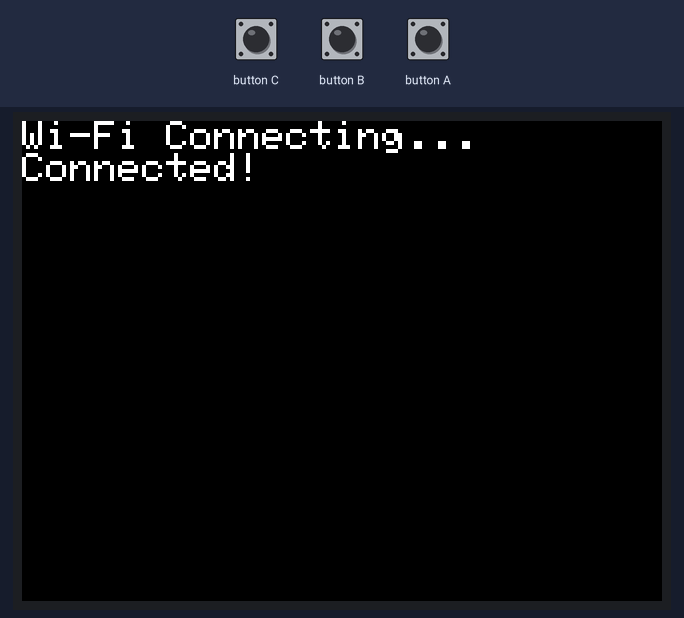
Simulated run of this sketch. Board: ESP32. Parts: 320×240 colour display. The test bench sets the inputs (shaded band). WiFi joins after 1.5 s; servers stay silent unless stated; uploads are accepted with an empty reply; what the sketch prints to the serial monitor is not drawn.

Above: at 2.8 s.
2.9 s: button B pressed for 0.15 s
At 4.1 s:
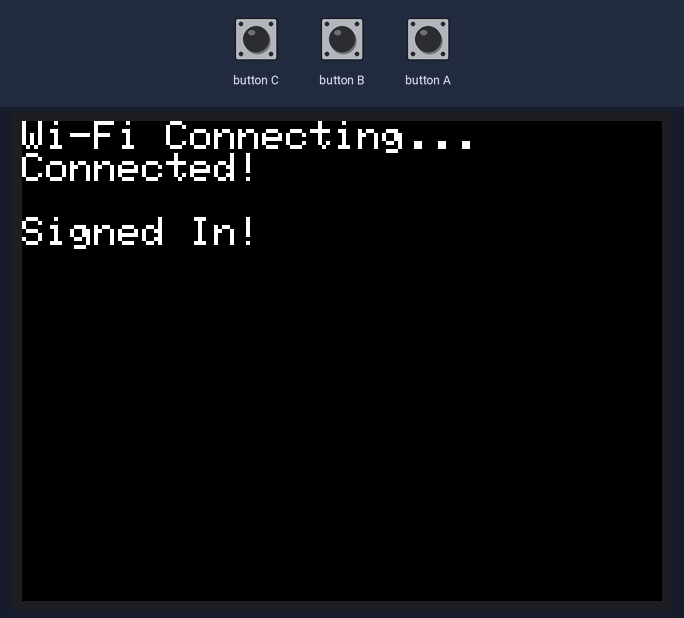
4.6 s: button A pressed for 0.15 s
At 6.0 s:
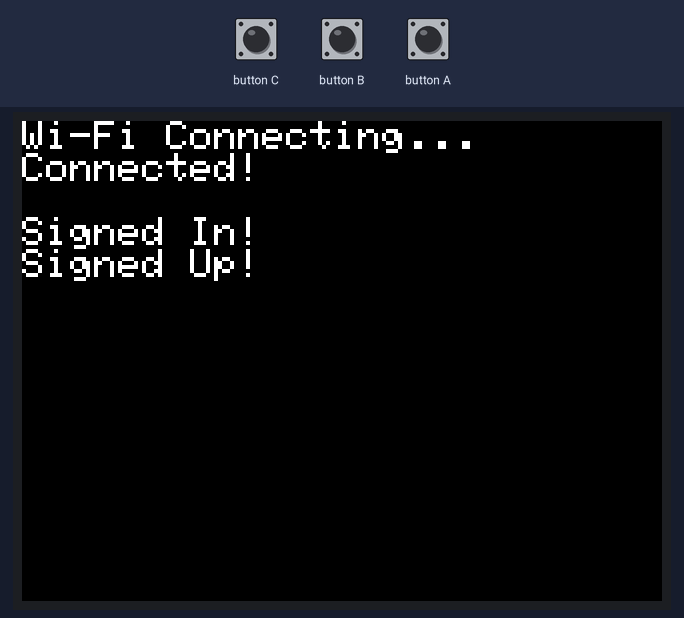
6.3 s: button B pressed for 1 s
At 7.7 s:
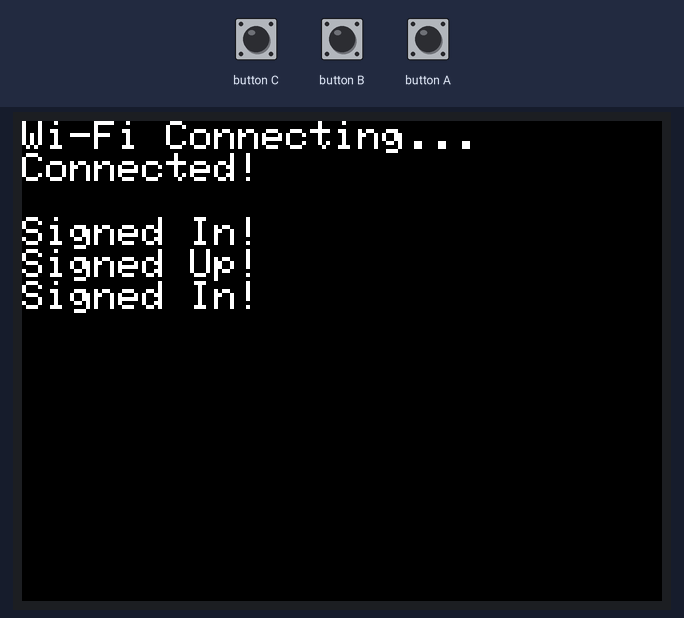
8.8 s: button A pressed for 1 s
At 9.7 s:
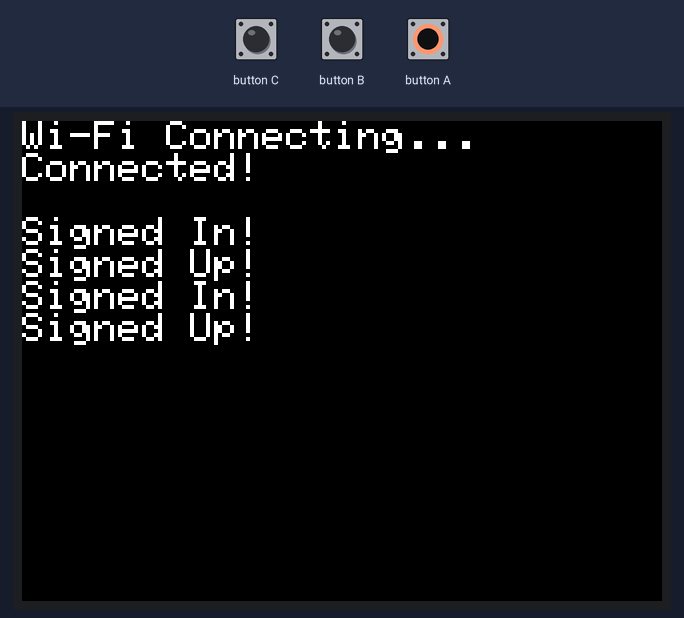
Timing chart, 0 to 11.8 s (numbered marks = the images above; inputs shaded):
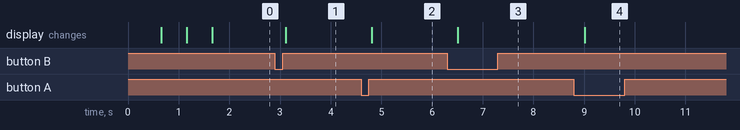

Measured:
- after the input at 2.9 s, the display: changes after 0.22 s (image 1)
- after the input at 4.6 s, the display: changes after 0.21 s (image 2)
- after the input at 6.3 s, the display: changes after 0.21 s (image 3)
- after the input at 8.8 s, the display: changes after 0.21 s (image 4)

The sketch:

with-auth.ino
```cpp
#include <M5Stack.h>
#include <WiFi.h>
#include <HTTPClient.h>
#include <ArduinoJson.h>

const char *SSID = "YOUR_WIFI_SSID";
const char *PASSWORD = "YOUR_WIFI_PASS";

const char* AUTH_EMAIL = "YOUR_AUTH_EMAIL@example.com";
const char* AUTH_PASSWORD = "YOUR_AUTH_PASS";

#define PROJECT_ID "YOUR_PROJECT_ID"
#define API_KEY "YOUR_FIREBASE_API_KEY"

void setup() {
  M5.begin();
  M5.Lcd.setTextSize(2);
  //Serial.begin(115200);

  WiFi.begin(SSID, PASSWORD);
  M5.Lcd.print("Wi-Fi Connecting");
  while(WiFi.status() != WL_CONNECTED){
    M5.Lcd.print(".");
    delay(500);
  }
  M5.Lcd.println();
  M5.Lcd.println("Connected!");
  M5.Lcd.println();
}

String idToken = "";
String refreshToken = "";
String userId = "";

HTTPClient client;

void tokenRefresh(){
  Serial.println("tokenRefresh");
  String url = "https://securetoken.googleapis.com/v1/token?key=" API_KEY ;
  client.begin(url);
  client.setReuse(true);
  client.addHeader("Content-Type", "application/x-www-form-urlencoded");
  int result = client.POST(String("grant_type=refresh_token&refresh_token=") + refreshToken);
  if(result == HTTP_CODE_OK){   // HTTP_CODE_OK = 200
    DynamicJsonDocument json(2048);
    deserializeJson(json, client.getString());
    idToken = json["id_token"].as<String>();
    refreshToken = json["refresh_token"].as<String>();
    userId = json["user_id"].as<String>();
  }else{
    M5.Lcd.setTextColor(RED);
    M5.Lcd.print("Error: ");
    M5.Lcd.println(client.errorToString(result));
    M5.Lcd.setTextColor(WHITE);
  }
  client.end();
}

void signUp(){
  Serial.println("Sign up");
  String url = "https://www.googleapis.com/identitytoolkit/v3/relyingparty/signupNewUser?key=" API_KEY ;
  client.begin(url);
  client.setReuse(true);
  client.addHeader("Content-Type", "application/json");
  int result = client.POST(
    String("{\"email\":\"") + AUTH_EMAIL + "\",\"password\":\"" + AUTH_PASSWORD + "\",\"returnSecureToken\":true}"
    );
  if(result == HTTP_CODE_OK){   // HTTP_CODE_OK = 200
    DynamicJsonDocument json(2048);
    deserializeJson(json, client.getString());
    idToken = json["idToken"].as<String>();
    refreshToken = json["refreshToken"].as<String>();
    userId = json["localId"].as<String>();
    M5.Lcd.println("Signed Up!");
  }else{
    M5.Lcd.setTextColor(RED);
    M5.Lcd.print("Error: ");
    M5.Lcd.println(client.errorToString(result));
    M5.Lcd.setTextColor(WHITE);
  }
  client.end();
}

void signIn(){
  Serial.println("sign in");
  String url = "https://www.googleapis.com/identitytoolkit/v3/relyingparty/verifyPassword?key=" API_KEY ;
  client.begin(url);
  client.setReuse(true);
  client.addHeader("Content-Type", "application/json");
  String body = String("{\"email\":\"") + AUTH_EMAIL + "\",\"password\":\"" + AUTH_PASSWORD + "\",\"returnSecureToken\":true}";
  Serial.println(body);
  int result = client.POST(body);
  if(result == HTTP_CODE_OK){   // HTTP_CODE_OK = 200
    DynamicJsonDocument json(2048);
    deserializeJson(json, client.getString());
    idToken = json["idToken"].as<String>();
    refreshToken = json["refreshToken"].as<String>();
    userId = json["localId"].as<String>();
    M5.Lcd.println("Signed In!");
  }else{
    Serial.println(result);
    M5.Lcd.setTextColor(RED);
    M5.Lcd.print("Error: ");
    M5.Lcd.print(result);
    M5.Lcd.println(client.errorToString(result));
    M5.Lcd.setTextColor(WHITE);
  }
  client.end();
}

void readData(){
  String url = "https://" PROJECT_ID ".firebaseio.com/users/" + userId + ".json?auth=" + idToken;
  client.begin(url);
  int result = client.GET();
  if(result == HTTP_CODE_OK){   // HTTP_CODE_OK = 200
    M5.Lcd.println(client.getString());
  }else{
    Serial.println(client.errorToString(result));
    M5.Lcd.setTextColor(RED);
    M5.Lcd.print("Error: ");
    M5.Lcd.print(result);
    M5.Lcd.println(client.errorToString(result));
    M5.Lcd.setTextColor(WHITE);
  }
  client.end();
}


void loop() {
  if(M5.BtnA.wasPressed()){
    signUp();
  }
  if(M5.BtnB.wasPressed()){
    signIn();
  }
  if(M5.BtnC.wasPressed()){
    readData();
  }
  delay(10);
  M5.update();
}
```
